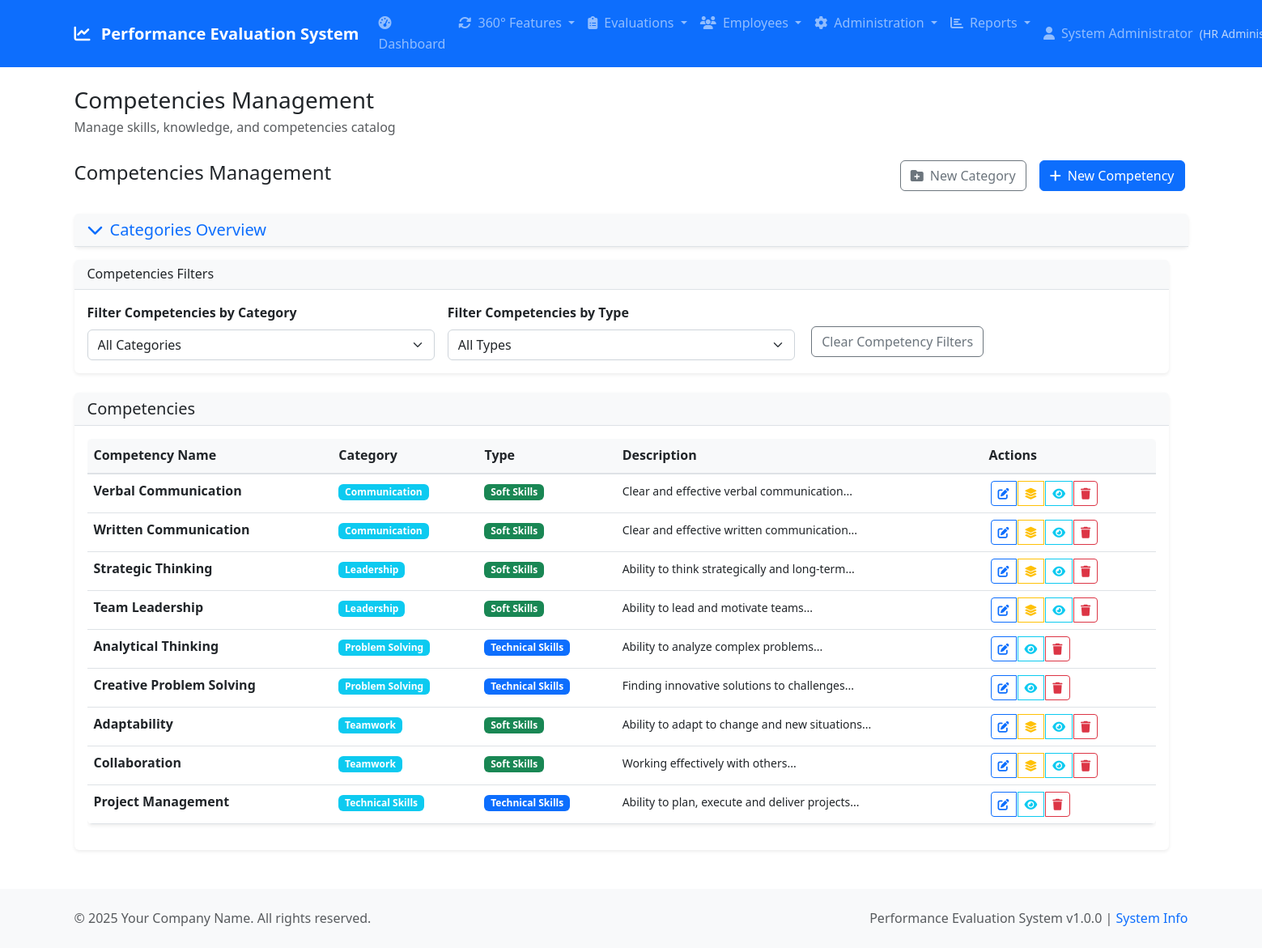
/admin/competencies.php (signed in), run on the app's committed database.
### tables this page shows
CREATE TABLE IF NOT EXISTS competencies (
    id INT PRIMARY KEY AUTO_INCREMENT,
    competency_name VARCHAR(255) NOT NULL,
    description TEXT,
    category_id INT,
    competency_type ENUM('technical', 'soft_skill', 'leadership', 'core') DEFAULT 'technical',
    created_at TIMESTAMP DEFAULT CURRENT_TIMESTAMP,
    is_active BOOLEAN DEFAULT TRUE,
    FOREIGN KEY (category_id) REFERENCES competency_categories(id)
);

CREATE TABLE IF NOT EXISTS competency_categories (
    id INT PRIMARY KEY AUTO_INCREMENT,
    category_name VARCHAR(255) NOT NULL,
    description TEXT,
    parent_id INT NULL,  
    category_type ENUM('technical', 'soft_skill') DEFAULT 'technical',
    created_at TIMESTAMP DEFAULT CURRENT_TIMESTAMP,
    is_active BOOLEAN DEFAULT TRUE,
    FOREIGN KEY (parent_id) REFERENCES competency_categories(id)
);

### classes/Competency.php (called while the page is built, shortened)
<?php
class Competency {
    public function getCompetencies($categoryId = null, $categoryType = null) {
        $sql = "SELECT c.*,
                       cc.category_name,
                       cc.category_type,
                       parent.category_name as parent_category_name
                FROM competencies c
                LEFT JOIN competency_categories cc ON c.category_id = cc.id
                LEFT JOIN competency_categories parent ON cc.parent_id = parent.id
                WHERE c.is_active = 1";
        $params = [];
        $sql .= " ORDER BY cc.category_name, c.competency_name";
        $result = fetchAll($sql, $params);
        return $result;
    }
    public function getCategoryTypes() {
        return [
            'technical' => 'Technical Skills',
            'soft_skill' => 'Soft Skills'
        ];
    }
}
?>

### config/database.php (called while the page is built, shortened)
<?php
$db_options = [
    PDO::ATTR_ERRMODE => PDO::ERRMODE_EXCEPTION,
    PDO::ATTR_DEFAULT_FETCH_MODE => PDO::FETCH_ASSOC,
    PDO::ATTR_EMULATE_PREPARES => false,
    PDO::MYSQL_ATTR_INIT_COMMAND => "SET NAMES " . DB_CHARSET
];
try {
    $dsn = "mysql:host=" . DB_HOST . ";dbname=" . DB_NAME . ";charset=" . DB_CHARSET;
    $pdo = new PDO($dsn, DB_USER, DB_PASS, $db_options);
} catch (PDOException $e) {
    error_log("Database connection failed: " . $e->getMessage());
    die("Database connection failed. Please check your configuration.");
}
function getDbConnection() {
    global $pdo;
    return $pdo;
}
function executeQuery($sql, $params = []) {
    $pdo = getDbConnection();
    $stmt = $pdo->prepare($sql);
    $stmt->execute($params);
    return $stmt;
}
function fetchAll($sql, $params = []) {
    $stmt = executeQuery($sql, $params);
    return $stmt->fetchAll();
}
?>

### public/admin/competencies.php (the view, shortened to what this page needs)
<?php
require_once __DIR__ . '/../../classes/Competency.php';
$competencyClass = new Competency();
$selectedCategory = $_GET['category'] ?? null;
$selectedType = $_GET['type'] ?? null;
$competencies = $competencyClass->getCompetencies($selectedCategory, $selectedType);
$categoryTypes = $competencyClass->getCategoryTypes();
include __DIR__ . '/../../templates/header.php';
?>
<div class="row">
    <div class="col-12">
        <div class="d-flex justify-content-between align-items-center mb-4">
            <h4>Competencies Management</h4>
            <div>
                <button type="button" class="btn btn-outline-secondary me-2" data-bs-toggle="modal" data-bs-target="#createCategoryModal">
                    <i class="fas fa-folder-plus me-2"></i>New Category
                </button>
                <button type="button" class="btn btn-primary" data-bs-toggle="modal" data-bs-target="#createCompetencyModal">
                    <i class="fas fa-plus me-2"></i>New Competency
                </button>
            </div>
        </div>
    </div>
</div>
<div class="row mb-5">
    <div class="col-12">
        <div class="card">
            <div class="card-header">
                <h5 class="card-title mb-0">
                    <a data-bs-toggle="collapse" href="#categoriesCollapse" role="button" aria-expanded="false" aria-controls="categoriesCollapse" class="text-decoration-none">
                        <i class="fas fa-chevron-down me-2"></i>Categories Overview
                    </a>
                </h5>
            </div>
    </div>
</div>
<div class="row mb-4 mt-3">
    <div class="col-12">
        <div class="card">
            <div class="card-header">
                <h6 class="card-title mb-0">Competencies Filters</h6>
            </div>
            <div class="card-body">
                <form method="GET" class="row g-3">
                    <div class="col-md-4">
                        <label for="category" class="form-label">Filter Competencies by Category</label>
                        <select class="form-select" id="category" name="category" onchange="this.form.submit()">
                            <option value="">All Categories</option>
                        </select>
                    </div>
                    <div class="col-md-4">
                        <label for="type" class="form-label">Filter Competencies by Type</label>
                        <select class="form-select" id="type" name="type" onchange="this.form.submit()">
                            <option value="">All Types</option>
                        </select>
                    </div>
                    <div class="col-md-4 d-flex align-items-end">
                        <a href="/admin/competencies.php" class="btn btn-outline-secondary">Clear Competency Filters</a>
                    </div>
                </form>
            </div>
        </div>
    </div>
</div>
<div class="row">
    <div class="col-12">
        <div class="card">
            <div class="card-header">
                <h5 class="card-title mb-0">
                    Competencies
                </h5>
            </div>
            <div class="card-body">
                <?php if (empty($competencies)): ?>
                <div class="text-center py-4">
                    <i class="fas fa-brain fa-3x text-muted mb-3"></i>
                    <h5 class="text-muted">No competencies found</h5>
                    <p class="text-muted">Create your first competency to get started.</p>
                </div>
                <?php else: ?>
                <div class="table-responsive">
                    <table class="table table-hover">
                        <thead>
                            <tr>
                                <th>Competency Name</th>
                                <th>Category</th>
                                <th>Type</th>
                                <th>Description</th>
                                <th>Actions</th>
                            </tr>
                        </thead>
                        <tbody>
                            <?php foreach ($competencies as $competency): ?>
                            <tr>
                                <td>
                                    <strong><?php echo htmlspecialchars($competency['competency_name']); ?></strong>
                                </td>
                                <td>
                                    <span class="badge bg-info"><?php echo htmlspecialchars($competency['category_name']); ?></span>
                                </td>
                                <td>
                                    <?php
                                    $typeColors = [
                                        'technical' => 'primary',
                                        'soft_skill' => 'success'
                                    ];
                                    $color = $typeColors[$competency['category_type']] ?? 'secondary';
                                    ?>
                                    <span class="badge bg-<?php echo $color; ?>"><?php echo $categoryTypes[$competency['category_type']] ?? $competency['category_type']; ?></span>
                                </td>
                                <td>
                                    <?php if ($competency['description']): ?>
                                    <small><?php echo htmlspecialchars(substr($competency['description'], 0, 100)); ?>...</small>
                                    <?php else: ?>
                                    <small class="text-muted">No description</small>
                                    <?php endif; ?>
                                </td>
                                <td>
                                    <div class="btn-group btn-group-sm">
                                        <button type="button" class="btn btn-outline-primary" onclick="editCompetency(<?php echo $competency['id']; ?>)">
                                            <i class="fas fa-edit"></i>
                                        </button>
                                        <?php if ($competency['category_type'] === 'soft_skill'): ?>
                                        <button type="button" class="btn btn-outline-warning" onclick="viewSoftSkillLevels(<?php echo $competency['id']; ?>)">
                                            <i class="fas fa-layer-group"></i>
                                        </button>
                                        <?php endif; ?>
                                        <button type="button" class="btn btn-outline-info" onclick="viewCompetencyUsage(<?php echo $competency['id']; ?>)">
                                            <i class="fas fa-eye"></i>
                                        </button>
                                        <button type="button" class="btn btn-outline-danger" onclick="deleteCompetency(<?php echo $competency['id']; ?>)">
                                            <i class="fas fa-trash"></i>
                                        </button>
                                    </div>
                                </td>
                            </tr>
                            <?php endforeach; ?>
                        </tbody>
                    </table>
                </div>
                <?php endif; ?>
            </div>
        </div>
    </div>
</div>
<?php include __DIR__ . '/../../templates/footer.php'; ?>

### data on the page
competencies: competency_name "Verbal Communication", category.category_name "Communication", category.category_type "Soft Skills", description "Clear and effective verbal communication"
competencies: competency_name "Written Communication", category.category_name "Communication", category.category_type "Soft Skills", description "Clear and effective written communication"
competencies: competency_name "Strategic Thinking", category.category_name "Leadership", category.category_type "Soft Skills", description "Ability to think strategically and long-term"
competencies: competency_name "Team Leadership", category.category_name "Leadership", category.category_type "Soft Skills", description "Ability to lead and motivate teams"
competencies: competency_name "Analytical Thinking", category.category_name "Problem Solving", category.category_type "Technical Skills", description "Ability to analyze complex problems"
competencies: competency_name "Creative Problem Solving", category.category_name "Problem Solving", category.category_type "Technical Skills", description "Finding innovative solutions to challenges"
competencies: competency_name "Adaptability", category.category_name "Teamwork", category.category_type "Soft Skills", description "Ability to adapt to change and new situations"
competencies: competency_name "Collaboration", category.category_name "Teamwork", category.category_type "Soft Skills", description "Working effectively with others"
competencies: competency_name "Project Management", category.category_name "Technical Skills", category.category_type "Technical Skills", description "Ability to plan, execute and deliver projects"

### other printed values
getAppSetting('system_name', APP_NAME) "Performance Evaluation System"
$item['title'] "Dashboard"
$item['title'] "360° Features"
$item['title'] "Evaluations"
$item['title'] "Employees"
$item['title'] "Administration"
$item['title'] "Reports"
getUserDisplayName() "System Administrator"
getUserRoleDisplayName() "HR…"
$pageTitle "Competencies Management"
$pageDescription "Manage skills, knowledge, and competencies catalog"
getAppSetting('company_name', 'Your Company') "Your Company Name"
APP_VERSION "1.0.0"
